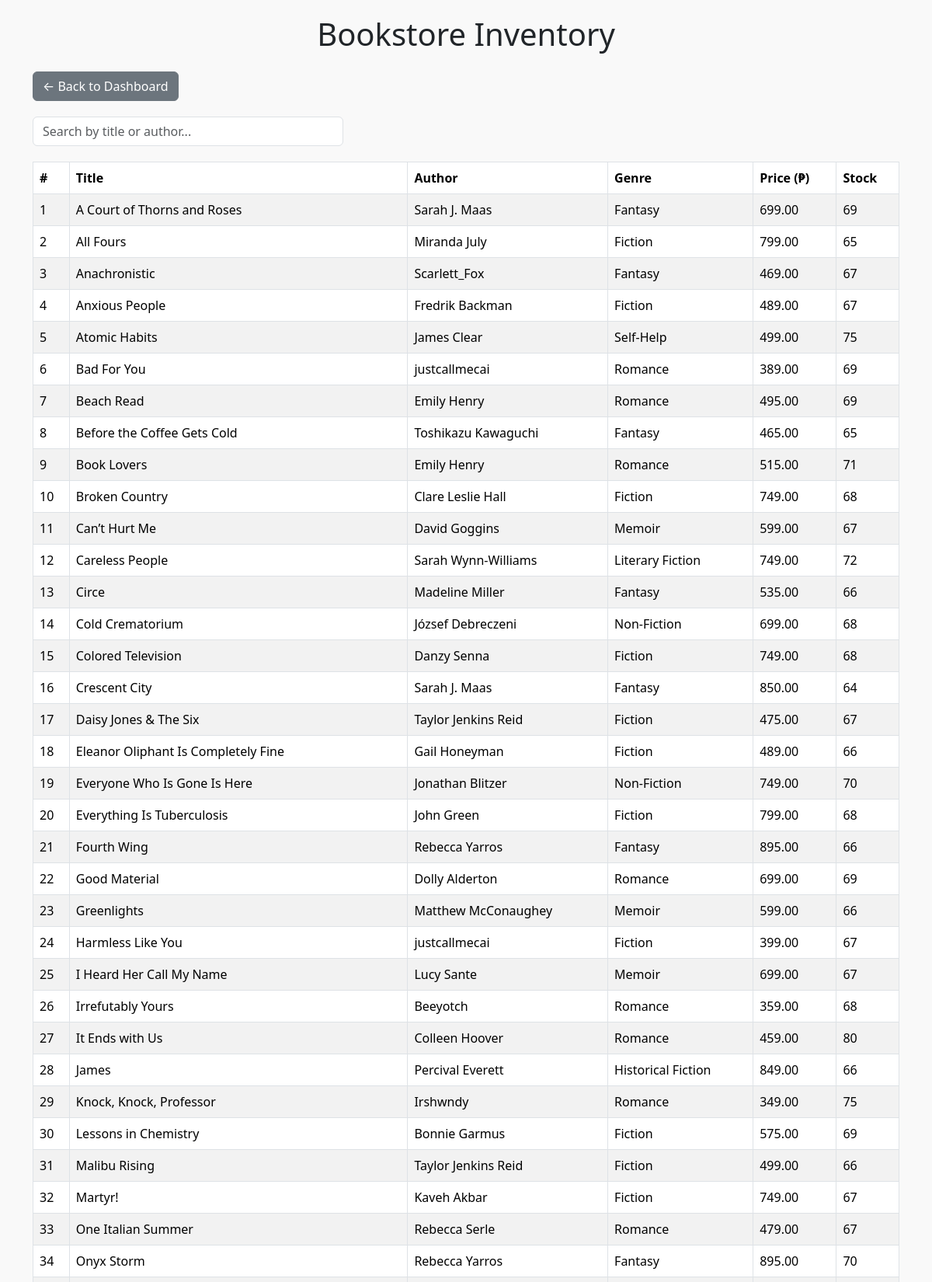
Screenshot of /book_inventory.php (upper part) with the database file from the repository.
### tables this page shows
CREATE TABLE `books` (
  `book_id` int(11) NOT NULL,
  `title` varchar(255) NOT NULL,
  `author` varchar(255) NOT NULL,
  `genre` varchar(100) DEFAULT NULL,
  `price` decimal(6,2) NOT NULL,
  `stock` int(11) DEFAULT 0,
  `published_date` date DEFAULT NULL,
  `discount_price` decimal(10,2) DEFAULT NULL
);

### book_inventory.php (the view, shortened to what this page needs)
<?php
include 'database.php';
$sql = "SELECT * FROM books ORDER BY title ASC";
$result = $conn->query($sql);
?>
<!DOCTYPE html>
<html lang="en">
<head>
  <link href="https://cdn.jsdelivr.net/npm/bootstrap@5.3.3/dist/css/bootstrap.min.css" rel="stylesheet">
</head>
<body>
<div class="container">
  <h1 class="mb-4 text-center">Bookstore Inventory</h1>
  <a href="dashboard.php" class="btn btn-secondary back-btn">← Back to Dashboard</a>
  <input type="text" class="form-control search-box" id="searchInput" placeholder="Search by title or author..." onkeyup="filterTable()">
  <div class="table-responsive">
    <table class="table table-bordered table-striped" id="booksTable">
      <thead>
        <tr>
          <th>#</th>
          <th>Title</th>
          <th>Author</th>
          <th>Genre</th>
          <th>Price (₱)</th>
          <th>Stock</th>
        </tr>
      </thead>
      <tbody>
        <?php if ($result && $result->num_rows > 0): ?>
          <?php $count = 1; ?>
          <?php while ($row = $result->fetch_assoc()): ?>
            <tr>
              <td><?= $count++ ?></td>
              <td><?= htmlspecialchars($row['title']) ?></td>
              <td><?= htmlspecialchars($row['author']) ?></td>
              <td><?= htmlspecialchars($row['genre']) ?></td>
              <td><?= number_format($row['price'], 2) ?></td>
              <td><?= $row['stock'] ?></td>
            </tr>
          <?php endwhile; ?>
        <?php else: ?>
          <tr><td colspan="6" class="text-center">No books found.</td></tr>
        <?php endif; ?>
      </tbody>
    </table>
  </div>
</div>
</body>
</html>

### book_inventory.php (style rules this page uses)
body { padding: 20px; background-color: #f9f9f9; }
.table thead { background-color: #343a40; color: white; }
.search-box { max-width: 400px; margin-bottom: 20px; }
.back-btn { margin-bottom: 20px; }

### rows the page displays
books: title "A Court of Thorns and Roses", author "Sarah J. Maas", genre "Fantasy", price "699.00", stock "69"
books: title "All Fours", author "Miranda July", genre "Fiction", price "799.00", stock "65"
books: title "Anachronistic", author "Scarlett_Fox", genre "Fantasy", price "469.00", stock "67"
books: title "Anxious People", author "Fredrik Backman", genre "Fiction", price "489.00", stock "67"
books: title "Atomic Habits", author "James Clear", genre "Self-Help", price "499.00", stock "75"
books: title "Bad For You", author "justcallmecai", genre "Romance", price "389.00", stock "69"
books: title "Beach Read", author "Emily Henry", genre "Romance", price "495.00", stock "69"
books: title "Before the Coffee Gets Cold", author "Toshikazu Kawaguchi", genre "Fantasy", price "465.00", stock "65"
books: title "Book Lovers", author "Emily Henry", genre "Romance", price "515.00", stock "71"
books: title "Broken Country", author "Clare Leslie Hall", genre "Fiction", price "749.00", stock "68"
books: title "Can’t Hurt Me", author "David Goggins", genre "Memoir", price "599.00", stock "67"
books: title "Careless People", author "Sarah Wynn-Williams", genre "Literary Fiction", price "749.00", stock "72"
books: title "Circe", author "Madeline Miller", genre "Fantasy", price "535.00", stock "66"
books: title "Cold Crematorium", author "József Debreczeni", genre "Non-Fiction", price "699.00", stock "68"
books: title "Colored Television", author "Danzy Senna", genre "Fiction", price "749.00", stock "68"
books: title "Crescent City", author "Sarah J. Maas", genre "Fantasy", price "850.00", stock "64"
books: title "Daisy Jones & The Six", author "Taylor Jenkins Reid", genre "Fiction", price "475.00", stock "67"
books: title "Eleanor Oliphant Is Completely Fine", author "Gail Honeyman", genre "Fiction", price "489.00", stock "66"
books: title "Everyone Who Is Gone Is Here", author "Jonathan Blitzer", genre "Non-Fiction", price "749.00", stock "70"
books: title "Everything Is Tuberculosis", author "John Green", genre "Fiction", price "799.00", stock "68"
books: title "Fourth Wing", author "Rebecca Yarros", genre "Fantasy", price "895.00", stock "66"
books: title "Good Material", author "Dolly Alderton", genre "Romance", price "699.00", stock "69"
books: title "Greenlights", author "Matthew McConaughey", genre "Memoir", price "599.00", stock "66"
books: title "Harmless Like You", author "justcallmecai", genre "Fiction", price "399.00", stock "67"
books: title "I Heard Her Call My Name", author "Lucy Sante", genre "Memoir", price "699.00", stock "67"
books: title "Irrefutably Yours", author "Beeyotch", genre "Romance", price "359.00", stock "68"
books: title "It Ends with Us", author "Colleen Hoover", genre "Romance", price "459.00", stock "80"
books: title "James", author "Percival Everett", genre "Historical Fiction", price "849.00", stock "66"
books: title "Knock, Knock, Professor", author "Irshwndy", genre "Romance", price "349.00", stock "75"
books: title "Lessons in Chemistry", author "Bonnie Garmus", genre "Fiction", price "575.00", stock "69"
books: title "Malibu Rising", author "Taylor Jenkins Reid", genre "Fiction", price "499.00", stock "66"
books: title "Martyr!", author "Kaveh Akbar", genre "Fiction", price "749.00", stock "67"
books: title "One Italian Summer", author "Rebecca Serle", genre "Romance", price "479.00", stock "67"
books: title "Onyx Storm", author "Rebecca Yarros", genre "Fantasy", price "895.00", stock "70"
